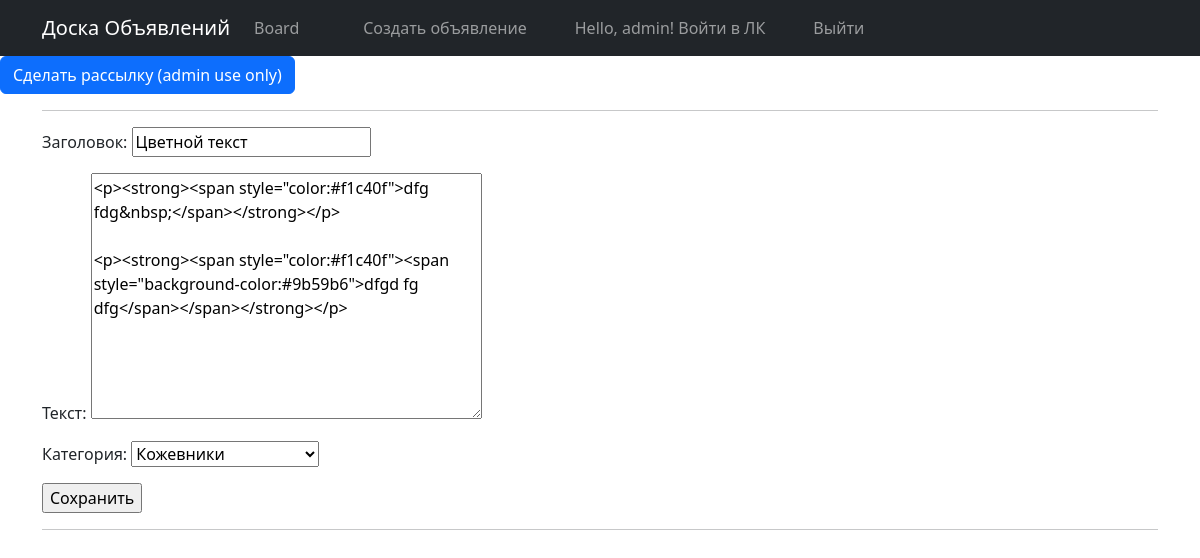
Page /board/post/edit/12/ (signed in) on the committed database.
### board/models.py (models this page shows, shortened)
class Post(models.Model):
    author = models.ForeignKey(Author, on_delete=models.CASCADE)
    post_datetime = models.DateTimeField(auto_now_add=True)
    post_title = models.CharField(max_length=200)
    post_body = RichTextUploadingField(config_name='default', external_plugin_resources=[(
        'youtube',
        '/static/var/ckeditor/ckeditor/plugins/youtube/',
        'plugin.js',
    )],
                                       )
    category = models.ForeignKey(Category, on_delete=models.CASCADE, related_name='posts')
    slug = models.SlugField(default='', blank=True)
    comments = models.ManyToManyField(User, through='Comment', related_name='comments')

### board/views.py (the view)
# urls.py: path('board/post/edit/<int:pk>/', board_views.edit_post, name='edit_post'),
@login_required
def edit_post(request, pk=None):
    item = get_object_or_404(Post, id=pk)
    if item.author != request.user.author:
        return HttpResponseForbidden(render(request, '403.html'))
    form = PostForm(request.POST or None, instance=item)
    if form.is_valid():
        form.save()
        return redirect('/board')
    return render(request, 'post_form.html', {'form': form})

### board/forms.py
class PostForm(ModelForm):
    class Meta:
        model = Post
        fields = [
            'post_title',
            'post_body',
            'category',
        ]
        labels = {
            'post_title': 'Заголовок',
            'post_body': 'Текст',
            'category': 'Категория'
        }

### board/models.py (called while the page is built)
    def __str__(self):
        return dict(self.CATEGORY_CHOICES)[self.name]

### templates/post_form.html (shortened to what this page needs)
{% extends 'flatpages/default.html' %}
{% block content %}
    <hr />
<form action="" method="POST">
    {{ form.as_p }}
    <input type="submit" value="Сохранить">
</form>
    <hr />
{% endblock content %}

### templates/flatpages/default.html (shortened to what this page needs)
{% load static %}
<!DOCTYPE html>
<html lang="en">
<head>
  <link href="{% static 'css/styles.css' %}" rel="stylesheet" />
</head>
<body>
  <nav class="navbar navbar-expand-lg navbar-dark bg-dark static-top">
    <div class="container">
      <a class="navbar-brand" href=" ">Доска Объявлений</a>
      <div class="collapse navbar-collapse" id="navbarResponsive">
        <ul class="navbar-nav ml-auto">
          <li class="nav-item active">
            <a class="nav-link" href=" {% url "board_list" %}">Board
            </a>
          </li>
          <li class="nav-item">
            <a class="nav-link" href=""></a>
          </li>
          <li class="nav-item">
                <a class="nav-link" href=""></a>
          </li>
            <li class="nav-item"><a class="nav-link" href=""></a></li>
                 <li class="nav-item">
                {% if user %}
                    {% if not user.is_authenticated %}
                        <a class="nav-link" href="http://127.0.0.1:8000/accounts/login/">Войдите или зарегистрируйтесь для создания объявлений</a></li>
                    {% elif user.is_authenticated %}
                        <a class="nav-link" href="{% url 'add_post' %}">Создать объявление</a></li>
                    {% endif %}
                {% endif %}
<ul>
    {% if user.is_authenticated %}
<li class="nav-item" style="text-align: right;"><a class="nav-link" href="{% url 'profile' %}">Hello, {{ user.username }}! Войти в ЛК</a></li>
</ul>
        <ul>
<li class="nav-item" style="text-align: right;"><a class="nav-link" href="http://127.0.0.1:8000/accounts/logout">Выйти</a></li>
</ul>
    {% endif %}
        </ul>
      </div>
    </div>
  </nav>
{% if user.is_superuser %}
    <a href="{% url 'send_newsletter' %}" class="btn btn-primary">Сделать рассылку (admin use only)</a>
{% endif %}
  <div class="container">
    <div class="row">
      <div>
       {% block content %}{% endblock content %}
      </div>
    </div>
  </div>
</body>
</html>

### rows in the picture
Post: post_title "Цветной текст", post_body "<p><strong><span style=\"color:#f1c40f\">dfg fdg&nbsp;</span></strong></p> <p><strong><span style=\"color:#f1c40f\"><span style=\"background-color:#9b59b6\">dfgd fg dfg</span></span></strong></p>", category "Кожевники"

### other values in the picture
{{ user.username }} "admin"
